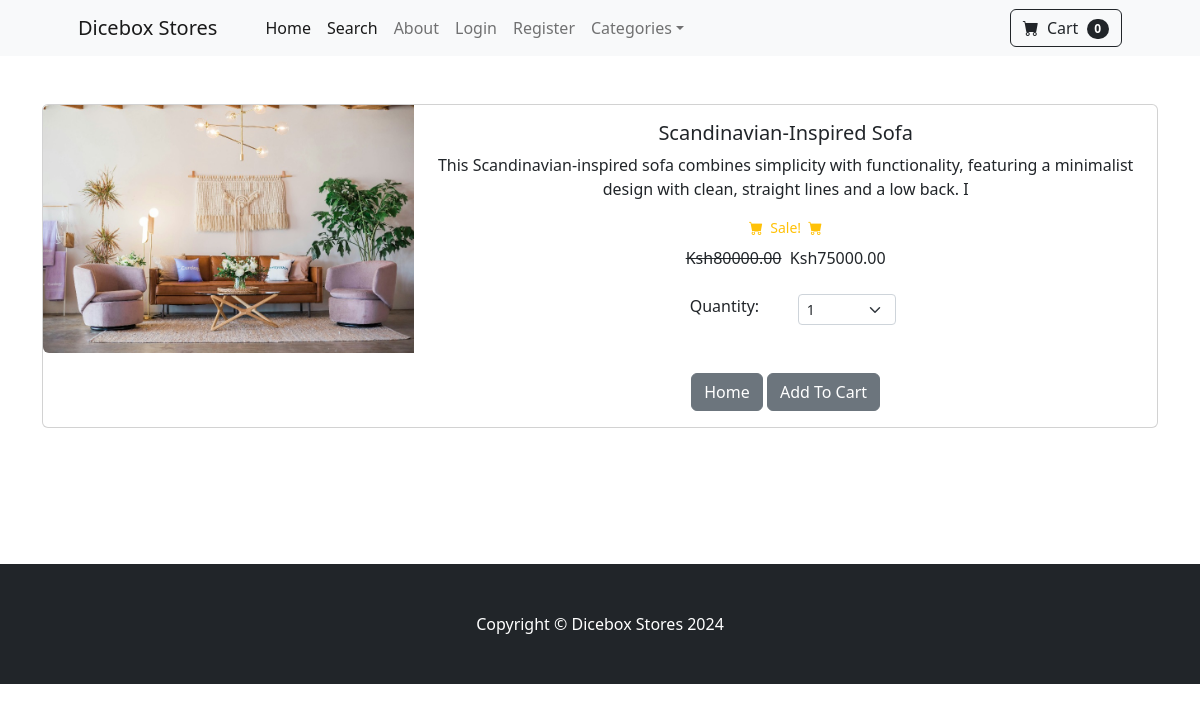
The app's page /product/4 with its own data.
### store/models.py (models this page shows, shortened)
class Product(models.Model):
    name = models.CharField(max_length=100)
    price = models.DecimalField(default=0, decimal_places=2, max_digits=10)
    category = models.ForeignKey('Category', on_delete=models.CASCADE)
    description = models.CharField(max_length=250, default='', blank=True, null=True)
    image = models.ImageField(upload_to='uploads/product/')
    is_sale = models.BooleanField(default=False)
    sale_price = models.DecimalField(default=0, decimal_places=2,max_digits=10)

### store/views.py (the view)
# urls.py: path('product/<int:pk>', views.product, name='product'),
def product(request,pk):
    product = Product.objects.get(id=pk)
    return render(request, 'product.html', {'product':product})

### cart/cart.py (called while the page is built)
    def __len__(self):
        return len(self.cart)

### cart/context_processors.py (called while the page is built)
def cart(request):
	return {'cart': Cart(request)}

### store/templates/product.html (shortened to what this page needs)
{% extends 'base.html' %}
{% block content %}
<div class="container">
<br></br>
 <div class="card mb-3" >
  <div class="row g-0">
    <div class="col-md-4">
      <img src="{{ product.image.url }}" class="img-fluid rounded-start" alt="...">
    </div>
    <div class="col-md-8">
      <div class="card-body">
        <center>
        <h5 class="card-title">{{product.name}}</h5>
        <p class="card-text">{{product.description}}</p>
        {% if product.is_sale %}
        <div class="d-flex justify-content-center small text-warning mb-2">
            <div class="bi-cart-fill"></div>
            &nbsp;&nbsp;Sale!&nbsp;&nbsp;
            <div class="bi-cart-fill"></div>
            </div>
            <strike>Ksh{{ product.price }}</strike>
            &nbsp;Ksh{{ product.sale_price }}
        {% else %}
            Ksh{{ product.price }}
        {{ product.id }}
        {% endif %}
        <br></br>
<div class="row justify-content-center">
    <div class="col-md-2">Quantity:</div>
        <div class="col-md-2">
        <select class="form-select form-select-sm" id="qty-cart" >
        <option value="1">1</option>
       </select>
       </div>
     </div>
        <br></br>
        <a href="{% url 'home'%}" class="btn btn-secondary">Home</a>
        <button type="button" value="{{ product.id }}" class="btn btn-secondary" id="add-cart">Add To Cart</button>
        </center>
      </div>
    </div>
  </div>
</div>
</div>
<br></br><br></br><br>
        {% endblock %}

### records on screen
Product: image (picture), name "Scandinavian-Inspired Sofa", description "This Scandinavian-inspired sofa combines simplicity with functionality, featuring a minimalist design with clean, straight lines and a low back. I", price "80000.00", sale_price "75000.00"

### other values on screen
{{ cart|length }} "0"
